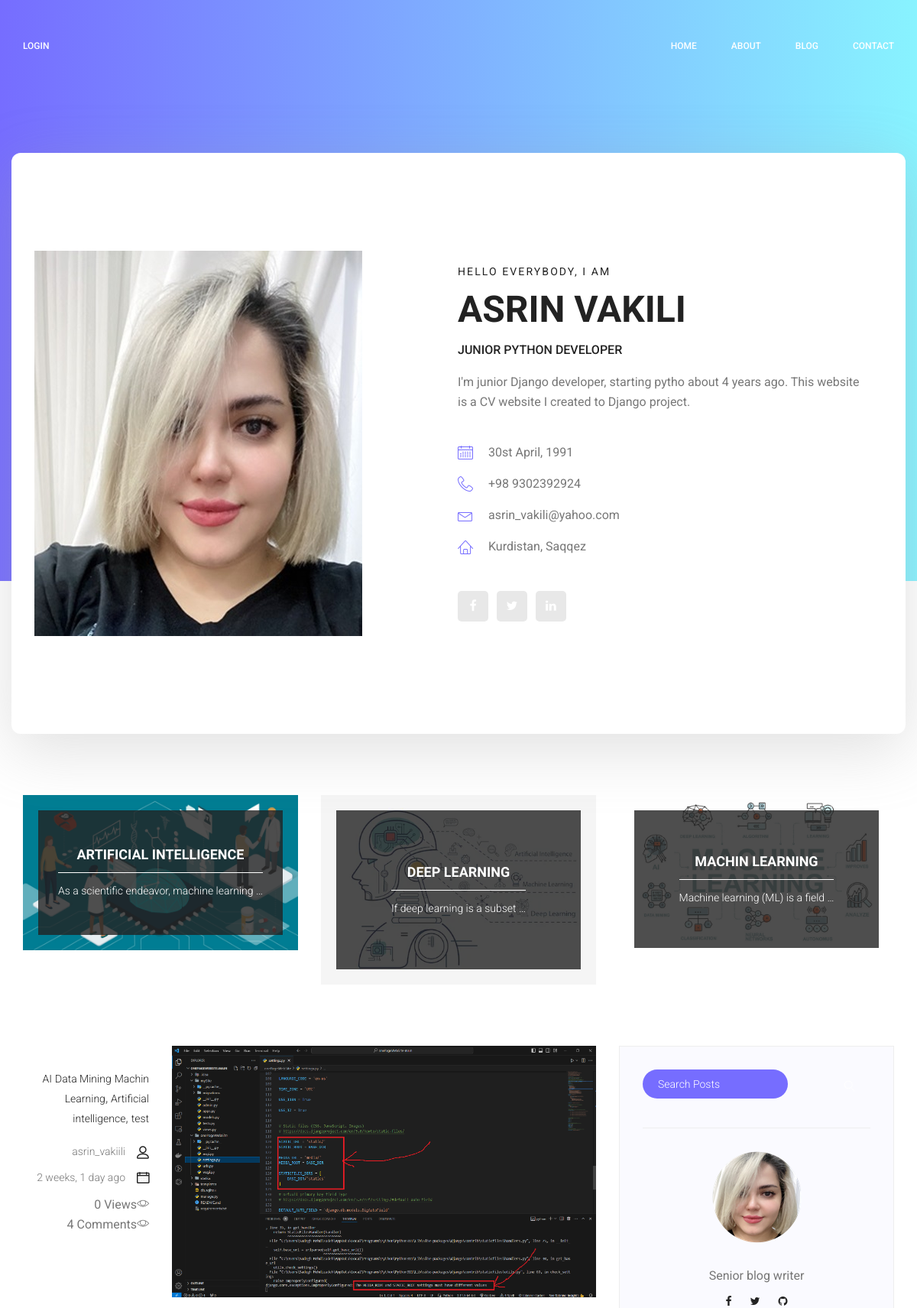
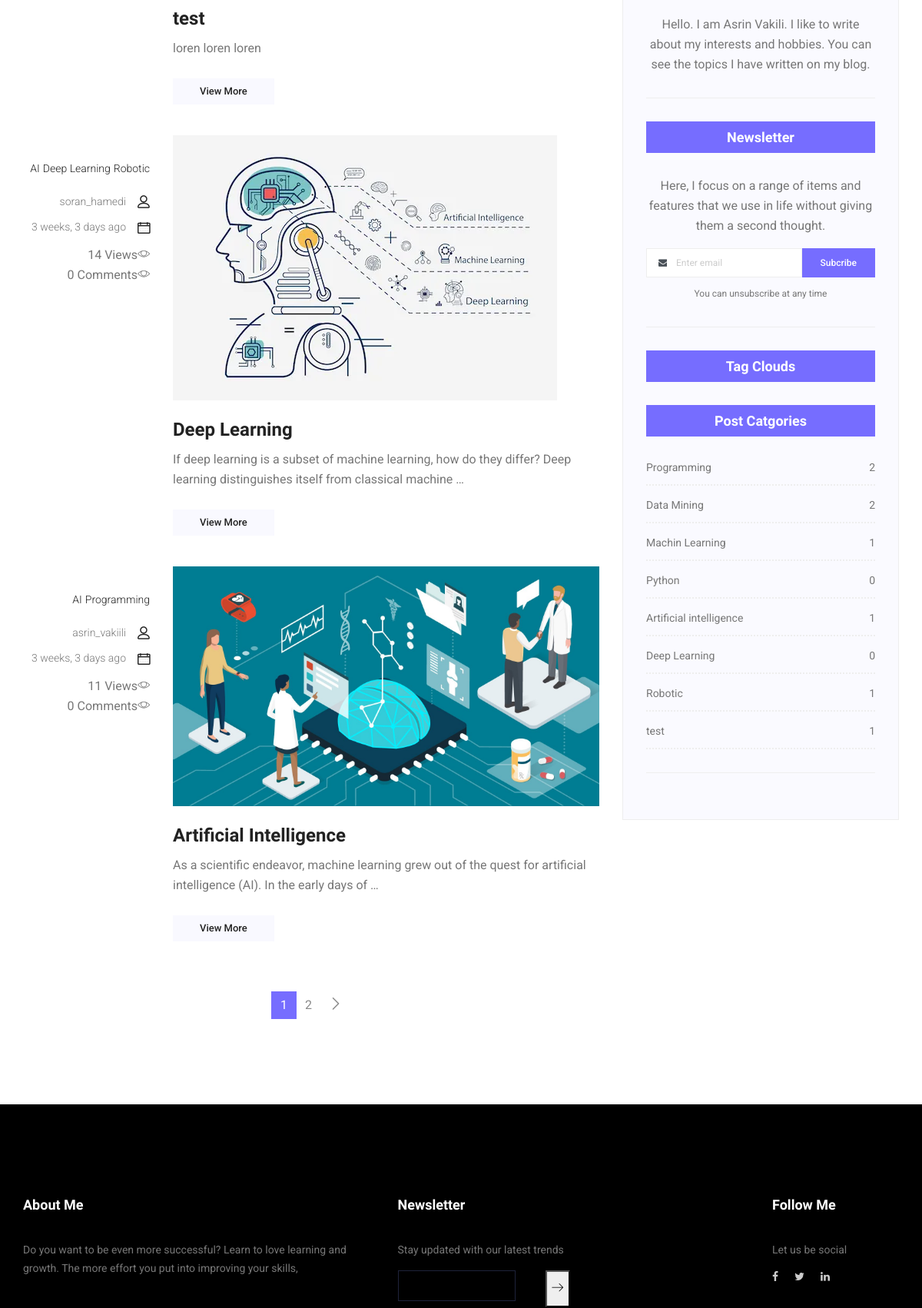
Screenshot of /blog/ (upper part) with the database file from the repository (2 pictures, top to bottom).
### blog/models.py (models this page shows, shortened)
class Post(models.Model):
    image = models.ImageField(upload_to='blog/', default='blog/default.jpg')
    author = models.ForeignKey(User, on_delete=models.SET_NULL, null=True)
    title = models.CharField(max_length=100)
    content = models.TextField()
    created_date = models.DateTimeField(auto_now_add=True)
    updated_date = models.DateTimeField(auto_now=True)
    category = models.ManyToManyField(Category)
    published_date = models.DateTimeField(blank=True, null=True)
    status = models.BooleanField(default=False)
    count_views = models.IntegerField(default=0)
    tags = TaggableManager()
    class Meta:
        ordering = ['-created_date']

class Category(models.Model):
    name = models.CharField(max_length=100, null=True)
    def __str__(self):
        return self.name

### blog/views.py (the view)
# urls.py: 2. Add a URL to urlpatterns:  path('blog/', include('blog.urls'))
def blog(request, **kwargs):
    posts = Post.objects.filter(status=True, published_date__lte=timezone.now())
    if kwargs.get('cat_name') is not None:
        posts = posts.filter(category__name=kwargs['cat_name'])
    if kwargs.get('author_user') is not None:
        posts = posts.filter(author__username=kwargs['author_user'])
    if kwargs.get('tag_name') is not None:
        posts = posts.filter(tags__name__in=kwargs['tag_name'])
    posts = Paginator(posts, 3)
    try:
        page_numb = request.GET.get('page')
        posts = posts.get_page(page_numb)
    except PageNotAnInteger:
        posts = posts.get_page(1)
    except EmptyPage:
        posts = posts.get_page(1)
    context = {'posts': posts}
    return render(request, 'blog/blog.html', context)

### templates/blog/blog.html (shortened to what this page needs)
{%  extends 'base.html' %}
{% load static %}
{% load blog_tag %}
{% block base %}
{% load humanize %}
      {% blog_last_posts %}
        <section class="blog_area">
            <div class="container">
                <div class="row">
                    <div class="col-lg-8">
                        <div class="blog_left_sidebar">
                            {% for post in posts %}
                            <article class="row blog_item">
                               <div class="col-md-3">
                                   <div class="blog_info text-right">
                                        <div class="post_tag">
                                        {% for tag in post.tags.all %}
                                            <a href="{% url 'blog:tag' tag_name=tag.name %}">{{ tag.name }}</a>
                                        {% endfor %}
                                        {% for cat in post.category.all %}
                                            <a href="{% url 'blog:category' cat_name=cat.name %}">{{ cat.name }}</a>{% if not forloop.last %},{% endif %}
                                        {% endfor %}
                                        </div>
                                        <ul class="blog_meta list">
                                            <li><a href="{% url 'blog:author' author_user=post.author.username %}">{{ post.author }}<i class="lnr lnr-user"></i></a></li>
                                            <li><a href="#">{{ post.created_date|naturaltime}}<i class="lnr lnr-calendar-full"></i></a></li>
                                            <li>{{ post.count_views }} Views<i class="lnr lnr-eye"></i></li>
                                            <li>{% commentcount post.id %} Comments<i class="lnr lnr-eye"></i></li>
                                        </ul>
                                    </div>
                               </div>
                                <div class="col-md-9">
                                    <div class="blog_post">
                                        <img src="{{post.image.url}}" alt="">
                                        <div class="blog_details">
                                            <a href="{% url 'blog:singleblog' post_id=post.id %}"><h2>{{ post.title }}</h2></a>
                                            <p>{{ post.content|truncatewords:20 }}
                                            </p>
                                            <a href="{% url 'blog:singleblog' post_id=post.id%}" class="white_bg_btn">View More</a>
                                        </div>
                                    </div>
                                </div>
                            </article>
                            {% endfor %}
                            <nav class="blog-pagination justify-content-center d-flex">
		                        <ul class="pagination">
                                    {% for i in posts.paginator.page_range %}
                                        {% if posts.number == i %}
		                            <li class="page-item active"><a href="?page={{ i }}" class="page-link">{{ i }}</a></li>
                                            {% else %}
		                            <li class="page-item "><a href="?page={{ i }}" class="page-link">{{ i }}</a></li>
                                        {% endif %}
                                    {% endfor %}
                                    {% if posts.has_next %}
		                            <li class="page-item">
		                                <a href="?page={{ posts.next_page_number }}" class="page-link" aria-label="Next">
		                                    <span aria-hidden="true">
		                                        <span class="lnr lnr-chevron-right"></span>
		                                    </span>
		                                </a>
		                            </li>
                                   {% endif %}
		                        </ul>
		                    </nav>
                        </div>
                    </div>
                    <div class="col-lg-4">
                        <div class="blog_right_sidebar">
                            {% include 'blog/tags/search_bar.html' %}
                            {% include 'blog/temp.html' %}
                            {% post_categories %}
                        </div>
                    </div>
                </div>
            </div>
        </section>
 {% endblock %}

### templates/blog/tags/blog_categorie.html (shortened to what this page needs)
{% load static %}
<section class="blog_categorie_area">
            <div class="container">
                <div class="row">
                    {% for post in posts %}
                    <div class="col-lg-4">
                        <div class="categories_post">
                            <div class="categories_details">
                                <div class="categories_text">
                                    <a href="{% url 'blog:singleblog' post_id=1 %}"><h5>{{ post.title }}</h5></a>
                                    <div class="border_line"></div>
                                    <p>{{ post.content|truncatewords:6 }}</p>
                                </div>
                            </div>
                        </div>
                    </div>
                    {% endfor %}
                </div>
            </div>
        </section>

### templates/blog/tags/post_categories.html
{% load blog_tag %}
{% load static %}
                            <aside class="single_sidebar_widget post_category_widget">
                                <h4 class="widget_title">Post Catgories</h4>
                                <ul class="list cat-list">
                                    {% for name,count in category.items %}
                                    <li>
                                        <a href="{% url 'blog:category' cat_name=name %}" class="d-flex justify-content-between">
                                            <p>{{ name }}</p>
                                            <p>{{ count }}</p>
                                        </a>
                                    </li>
                                    {% endfor %}
                                </ul>
                                <div class="br"></div>
                            </aside>

### rows the page displays
Post: title "ARTIFICIAL INTELLIGENCE", content "As a scientific endeavor, machine learning …", author "asrin_vakiili", created_date "3 weeks, 3 days ago", count_views "11", id "0", image (picture), title "Artificial Intelligence", content "As a scientific endeavor, machine learning grew out of the quest for artificial intelligence (AI). In the early days of …"
Post: title "DEEP LEARNING", content "If deep learning is a subset …", author "soran_hamedi", created_date "3 weeks, 3 days ago", count_views "14", id "0", image (placeholder picture), title "Deep Learning", content "If deep learning is a subset of machine learning, how do they differ? Deep learning distinguishes itself from classical machine …"
Post: title "MACHIN LEARNING", content "Machine learning (ML) is a field …"
Post: author "asrin_vakiili", created_date "2 weeks, 1 day ago", count_views "0", id "4", image (picture), title "test", content "loren loren loren"
Tag: name "AI"
Tag: name "Data Mining"
Category: name "Machin Learning", count "1"
Category: name "Artificial intelligence", count "1"
Category: name "test", count "1"
Tag: name "Deep Learning"
Category: name "Robotic", count "1"
Category: name "Programming", count "2"
Category: name "Data Mining", count "2"
Category: name "Python", count "0"
Category: name "Deep Learning", count "0"

### other values shown
{{ i }} "1"
{{ i }} "2"
